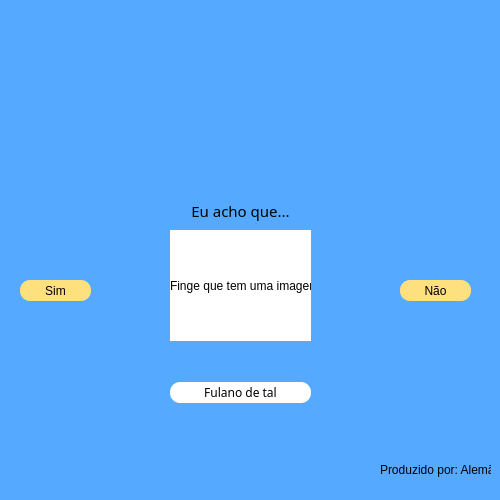
<?xml version="1.0" encoding="UTF-8"?>
<ui version="4.0">
 <class>MainWindow</class>
 <widget class="QMainWindow" name="MainWindow">
  <property name="geometry">
   <rect>
    <x>0</x>
    <y>0</y>
    <width>500</width>
    <height>500</height>
   </rect>
  </property>
  <property name="minimumSize">
   <size>
    <width>500</width>
    <height>500</height>
   </size>
  </property>
  <property name="maximumSize">
   <size>
    <width>500</width>
    <height>500</height>
   </size>
  </property>
  <property name="windowTitle">
   <string>Personagem</string>
  </property>
  <property name="styleSheet">
   <string notr="true">background-color: rgb(85, 170, 255);</string>
  </property>
  <widget class="QWidget" name="centralwidget">
   <widget class="QLabel" name="lbLogoAk">
    <property name="geometry">
     <rect>
      <x>160</x>
      <y>400</y>
      <width>171</width>
      <height>101</height>
     </rect>
    </property>
    <property name="text">
     <string/>
    </property>
    <property name="pixmap">
     <pixmap>S:/PM/ter/ets/Inter_Setor/COMPARTILHADO/APRENDIZES/DIGITAL_SOLUTIONS_07/VINICIUS_MARQUES_TEIXEIRA/Python/Akinator/img/Logo nome.png</pixmap>
    </property>
    <property name="scaledContents">
     <bool>true</bool>
    </property>
    <property name="alignment">
     <set>Qt::AlignCenter</set>
    </property>
   </widget>
   <widget class="QLabel" name="lbImg">
    <property name="geometry">
     <rect>
      <x>140</x>
      <y>10</y>
      <width>191</width>
      <height>181</height>
     </rect>
    </property>
    <property name="text">
     <string/>
    </property>
    <property name="pixmap">
     <pixmap>../img/Adivinhando.png</pixmap>
    </property>
    <property name="scaledContents">
     <bool>true</bool>
    </property>
    <property name="alignment">
     <set>Qt::AlignCenter</set>
    </property>
   </widget>
   <widget class="QLabel" name="lbEuacho">
    <property name="geometry">
     <rect>
      <x>190</x>
      <y>200</y>
      <width>101</width>
      <height>21</height>
     </rect>
    </property>
    <property name="font">
     <font>
      <family>Bosch Office Sans</family>
      <pointsize>11</pointsize>
     </font>
    </property>
    <property name="text">
     <string>Eu acho que...</string>
    </property>
    <property name="alignment">
     <set>Qt::AlignCenter</set>
    </property>
   </widget>
   <widget class="QLabel" name="lbImgPes">
    <property name="geometry">
     <rect>
      <x>170</x>
      <y>230</y>
      <width>141</width>
      <height>111</height>
     </rect>
    </property>
    <property name="styleSheet">
     <string notr="true">background-color: white;</string>
    </property>
    <property name="text">
     <string>Finge que tem uma imagem</string>
    </property>
   </widget>
   <widget class="QLabel" name="lbNome">
    <property name="geometry">
     <rect>
      <x>170</x>
      <y>382</y>
      <width>141</width>
      <height>21</height>
     </rect>
    </property>
    <property name="font">
     <font>
      <family>Bosch Office Sans</family>
     </font>
    </property>
    <property name="styleSheet">
     <string notr="true">background-color: white;
border-radius: 10px;</string>
    </property>
    <property name="text">
     <string>Fulano de tal</string>
    </property>
    <property name="alignment">
     <set>Qt::AlignCenter</set>
    </property>
   </widget>
   <widget class="QLabel" name="lbLogo_2">
    <property name="geometry">
     <rect>
      <x>380</x>
      <y>460</y>
      <width>111</width>
      <height>20</height>
     </rect>
    </property>
    <property name="text">
     <string>Produzido por: Alemão</string>
    </property>
   </widget>
   <widget class="QPushButton" name="btSim">
    <property name="geometry">
     <rect>
      <x>20</x>
      <y>280</y>
      <width>71</width>
      <height>21</height>
     </rect>
    </property>
    <property name="styleSheet">
     <string notr="true">
background-color: rgb(254, 224, 127);
border-radius: 10px;</string>
    </property>
    <property name="text">
     <string>Sim</string>
    </property>
   </widget>
   <widget class="QPushButton" name="btNao">
    <property name="geometry">
     <rect>
      <x>400</x>
      <y>280</y>
      <width>71</width>
      <height>21</height>
     </rect>
    </property>
    <property name="styleSheet">
     <string notr="true">background-color: rgb(254, 224, 127);
border-radius: 10px;</string>
    </property>
    <property name="text">
     <string>Não</string>
    </property>
   </widget>
   <widget class="QLabel" name="lbAki1">
    <property name="geometry">
     <rect>
      <x>390</x>
      <y>240</y>
      <width>81</width>
      <height>51</height>
     </rect>
    </property>
    <property name="text">
     <string/>
    </property>
    <property name="pixmap">
     <pixmap>S:/PM/ter/ets/Inter_Setor/COMPARTILHADO/APRENDIZES/DIGITAL_SOLUTIONS_07/VINICIUS_MARQUES_TEIXEIRA/Python/Akinator/img/Bravo.png</pixmap>
    </property>
    <property name="scaledContents">
     <bool>true</bool>
    </property>
   </widget>
   <widget class="QLabel" name="lbAki2">
    <property name="geometry">
     <rect>
      <x>16</x>
      <y>240</y>
      <width>71</width>
      <height>61</height>
     </rect>
    </property>
    <property name="text">
     <string/>
    </property>
    <property name="pixmap">
     <pixmap>S:/PM/ter/ets/Inter_Setor/COMPARTILHADO/APRENDIZES/DIGITAL_SOLUTIONS_07/VINICIUS_MARQUES_TEIXEIRA/Python/Akinator/img/Pensando.png</pixmap>
    </property>
    <property name="scaledContents">
     <bool>true</bool>
    </property>
   </widget>
   <zorder>lbAki2</zorder>
   <zorder>lbAki1</zorder>
   <zorder>lbLogoAk</zorder>
   <zorder>lbImg</zorder>
   <zorder>lbEuacho</zorder>
   <zorder>lbImgPes</zorder>
   <zorder>lbNome</zorder>
   <zorder>lbLogo_2</zorder>
   <zorder>btSim</zorder>
   <zorder>btNao</zorder>
  </widget>
 </widget>
 <resources/>
 <connections/>
</ui>
